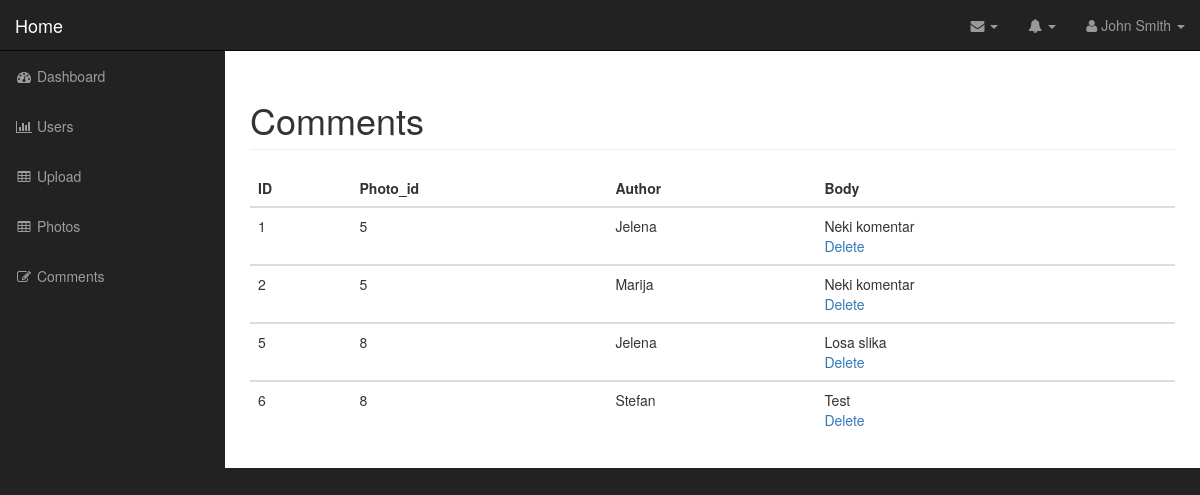
/admin/comments.php (signed in), run on the app's committed database.
### tables this page shows
CREATE TABLE `comments` (
  `id` int(11) NOT NULL,
  `photo_id` int(11) NOT NULL,
  `author` varchar(255) NOT NULL,
  `body` text NOT NULL
);

### admin/includes/Database.php (called while the page is built, shortened)
<?php
class Database
{
    public $connection;
    public function open_db_connection()
    {
        $this->connection= new mysqli(DB_HOST,DB_USER, DB_PASS, DB_NAME);
    }
    public function query($sql)
    {
        $result=$this->connection->query($sql);
        return $result;
    }
}
$database= new Database();
?>

### admin/includes/Db_object.php (called while the page is built, shortened)
<?php
class Db_object
{
    protected static $table_db="users";
    public static function find_all()
    {
        return static::find_by_query("SELECT * FROM ". static:: $table_db . " ");
    }
    public static function find_by_query($sql)
    {
        global $database;
        $result_set=$database->query($sql);
        $the_object_array=array();
        while($row= mysqli_fetch_array($result_set))
        {
            $the_object_array[]=static::instantation($row);
        }
        return $the_object_array;;
    }
    public static function instantation($the_record)
    {
        $the_object= new $calling_class;
        foreach($the_record as $the_attribute => $value)
        {
            if($the_object->has_the_attribute($the_attribute))
            {
                $the_object->$the_attribute=$value;
            }
        }
        return $the_object;
    }
    private function has_the_attribute($the_attribute)
    {
        $object_properties= get_object_vars($this);
        return array_key_exists($the_attribute,$object_properties);
    }
}
?>

### admin/comments.php (the view, shortened to what this page needs)
<?php include("includes/header.php"); ?>
<?php
$comments=Comment::find_all();
?>
        <nav class="navbar navbar-inverse navbar-fixed-top" role="navigation">
            <?php include("includes/top_nav.php"); ?>
            <?php include("includes/side_nav.php"); ?>
        </nav>
        <div id="page-wrapper">
            <div class="container-fluid">
  <div class="row">
                    <div class="col-lg-12">
                        <h1 class="page-header">
                            Comments
                        </h1>
                    </div>
                </div>
    <div class="row">
                    <div class="col-md-12">
                        <table class="table table-hover">
                            <thead>
                                <tr>
                                    <th>ID</th>
                                    <th>Photo_id</th>
                                    <th>Author</th>
                                    <th>Body</th>
                                </tr>
                            </thead>
                            <tbody>
                            <?php foreach($comments as $comment) : ?>
                                <tr>
                                <td><?php echo $comment->id; ?></td>
                                <td><?php echo $comment->photo_id; ?></td>
                                <td><?php echo $comment->author; ?></td>
                                <td><?php echo $comment->body; ?>
                                    <div class="action_links">
                                            <a href="delete_comment.php?id=<?php echo $comment->id; ?>">Delete</a>
                                    </div>
                                    </td>
                                </tr>
                            </tbody>
                            <?php endforeach; ?>
                        </table>
                    </div>
    </div>
            </div>
        </div>
  <?php include("includes/footer.php"); ?>

### admin/css/sb-admin.css (style rules this page uses)
body { margin-top: 100px; background-color: #222; }
@media (min-width:768px) { body { margin-top: 50px; } }
#page-wrapper { width: 100%; padding: 0; background-color: #fff; }
@media (min-width:768px) { #page-wrapper { padding: 10px; } }

### data on the page
comments: id "1", photo "5", author "Jelena", body "Neki komentar"
comments: id "2", photo "5", author "Marija", body "Neki komentar"
comments: id "5", photo "8", author "Jelena", body "Losa slika"
comments: id "6", photo "8", author "Stefan", body "Test"
